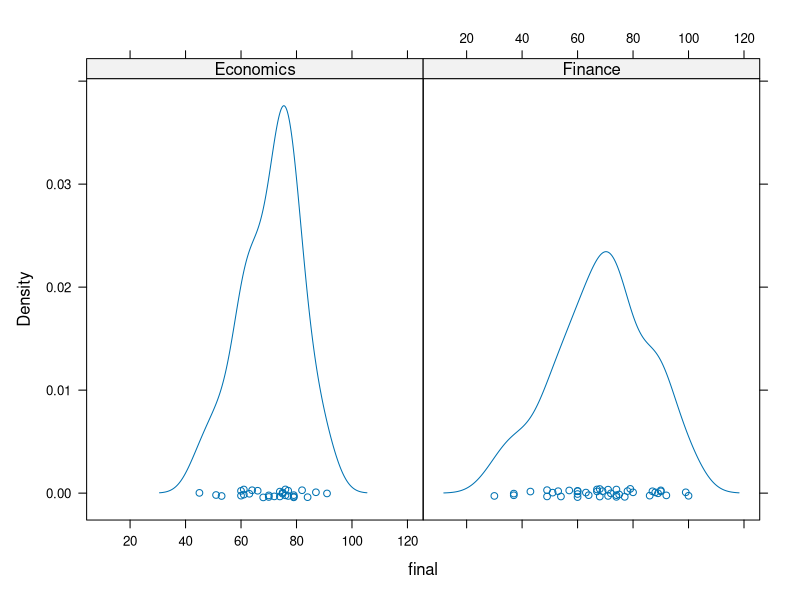
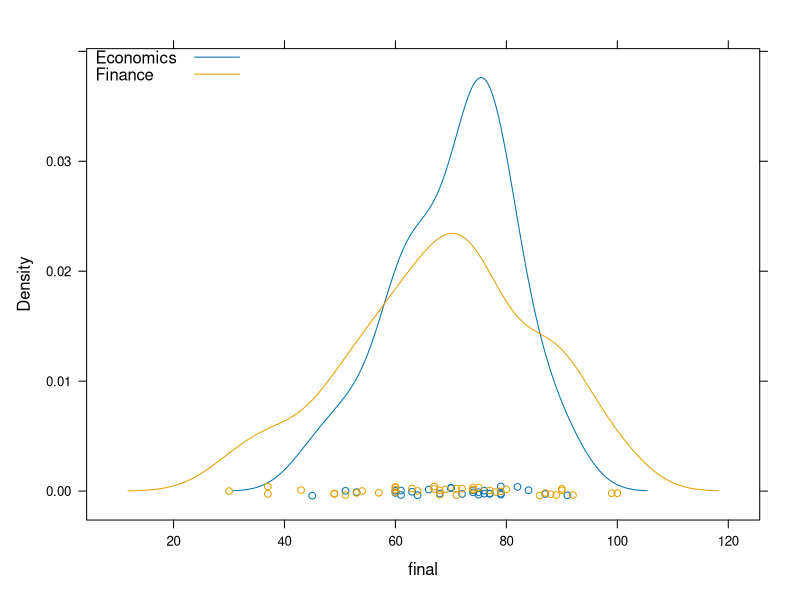

Write the R code that produced these figures, in order.
## ---- chunk 1
library(lattice)

# conditional distribution of exam scores 
exam <- read.csv("../dataset/exam.csv")

# distribution of exam scores conditioned on major
densityplot(~ final | major, data = exam)

# compare distributions in the same plot
densityplot(~ final, groups = major, data = exam, 
            auto.key = list(space="inside"))
